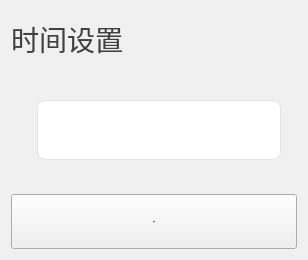
           <widget class="QFrame" name="mframe_Time">
            <property name="maximumSize">
             <size>
              <width>16777215</width>
              <height>260</height>
             </size>
            </property>
            <property name="styleSheet">
             <string notr="true">QFrame{
	border-radius:12px;
	background-color: rgb(240, 240, 240);
}</string>
            </property>
            <property name="frameShape">
             <enum>QFrame::StyledPanel</enum>
            </property>
            <property name="frameShadow">
             <enum>QFrame::Raised</enum>
            </property>
            <layout class="QGridLayout" name="gridLayout_10" rowstretch="1,1,1,1">
             <item row="2" column="0">
              <spacer name="verticalSpacer_8">
               <property name="orientation">
                <enum>Qt::Vertical</enum>
               </property>
               <property name="sizeHint" stdset="0">
                <size>
                 <width>20</width>
                 <height>51</height>
                </size>
               </property>
              </spacer>
             </item>
             <item row="1" column="1" rowspan="2">
              <widget class="QLineEdit" name="mEdit_Set_Calendar">
               <property name="sizePolicy">
                <sizepolicy hsizetype="Expanding" vsizetype="Fixed">
                 <horstretch>0</horstretch>
                 <verstretch>0</verstretch>
                </sizepolicy>
               </property>
               <property name="minimumSize">
                <size>
                 <width>0</width>
                 <height>60</height>
                </size>
               </property>
               <property name="styleSheet">
                <string notr="true">QLineEdit
{
	border: 1px solid #e1e3e7;      
	border-radius:8px;
	font-size:28px; 
	color:#565656;
	background-color: rgb(255, 255, 255);
}</string>
               </property>
               <property name="text">
                <string/>
               </property>
              </widget>
             </item>
             <item row="1" column="2">
              <spacer name="verticalSpacer_7">
               <property name="orientation">
                <enum>Qt::Vertical</enum>
               </property>
               <property name="sizeHint" stdset="0">
                <size>
                 <width>10</width>
                 <height>108</height>
                </size>
               </property>
              </spacer>
             </item>
             <item row="3" column="0" colspan="3">
              <widget class="QPushButton" name="mBtn_Save_Calendar">
               <property name="sizePolicy">
                <sizepolicy hsizetype="Minimum" vsizetype="Minimum">
                 <horstretch>0</horstretch>
                 <verstretch>0</verstretch>
                </sizepolicy>
               </property>
               <property name="minimumSize">
                <size>
                 <width>0</width>
                 <height>40</height>
                </size>
               </property>
               <property name="maximumSize">
                <size>
                 <width>16777215</width>
                 <height>999</height>
                </size>
               </property>
               <property name="font">
                <font>
                 <pointsize>-1</pointsize>
                </font>
               </property>
               <property name="styleSheet">
                <string notr="true">QPushButton{ 
	border-radius:8px;
background-color:rgb(34,70,120);
font-size:26px; 
color:white;


}
QPushButton:hover{
font-size:26px; 
color:white;
}

QPushButton:pressed{
	background-color:rgb(241,129,1);
};
</string>
               </property>
               <property name="text">
                <string>保存</string>
               </property>
              </widget>
             </item>
             <item row="0" column="0" colspan="3">
              <widget class="QLabel" name="label_46">
               <property name="sizePolicy">
                <sizepolicy hsizetype="Preferred" vsizetype="Preferred">
                 <horstretch>0</horstretch>
                 <verstretch>0</verstretch>
                </sizepolicy>
               </property>
               <property name="styleSheet">
                <string notr="true">QLabel
{
	color: rgb(64, 64, 64);
	font-size:28px;
}</string>
               </property>
               <property name="text">
                <string>时间设置</string>
               </property>
               <property name="alignment">
                <set>Qt::AlignLeading|Qt::AlignLeft|Qt::AlignVCenter</set>
               </property>
              </widget>
             </item>
            </layout>
           </widget>
